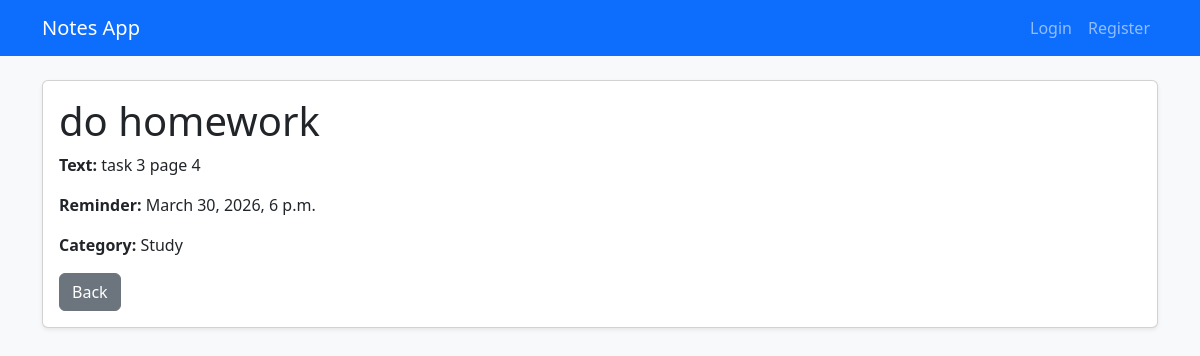
Before: /4/ with the older database file.
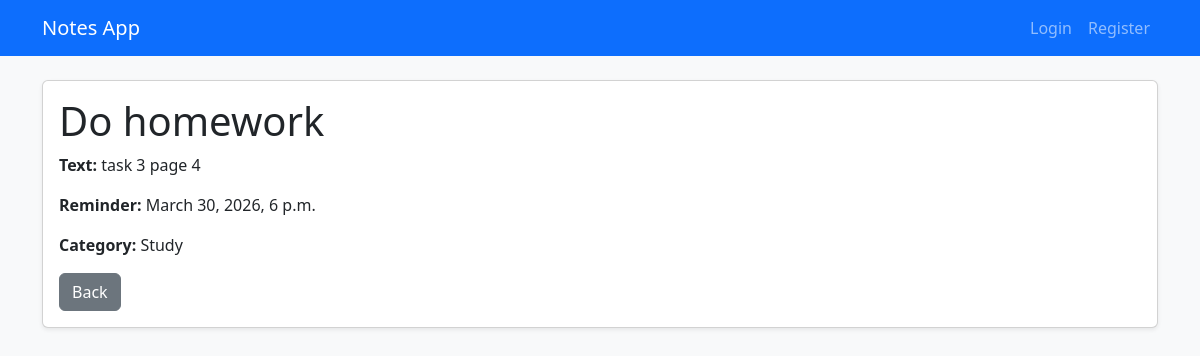
After: the same page with the newer database file.
### notes/models.py (models this page shows, shortened)
class Note(models.Model):
    title = models.CharField(max_length=200)
    text = models.TextField()
    reminder = models.DateTimeField(null=True, blank=True)
    category = models.ForeignKey(Category, on_delete=models.CASCADE)
    user = models.ForeignKey(User, on_delete=models.CASCADE, null=True, blank=True)

class Category(models.Model):
    title = models.CharField(max_length=100)

### notes/views.py (the view)
# urls.py: path('<int:pk>/', NoteDetailView.as_view(), name='note_detail'),
class NoteDetailView(DetailView):
    model = Note
    template_name = 'note_detail.html'
    context_object_name = 'note'

### notes/templates/note_detail.html (shortened to what this page needs)
{% extends 'base.html' %}
{% block content %}
<div class="card shadow-sm">
    <div class="card-body">
        <h1 class="card-title">{{ note.title }}</h1>
        <p><strong>Text:</strong> {{ note.text }}</p>
        <p><strong>Reminder:</strong> {{ note.reminder }}</p>
        <p><strong>Category:</strong> {{ note.category.title }}</p>
        <a href="{% url 'notes_list' %}" class="btn btn-secondary">Back</a>
    </div>
</div>
{% endblock %}

Changed rows visible on the page:
changed Note "task 3 page 4": title "do homework" → "Do homework"
